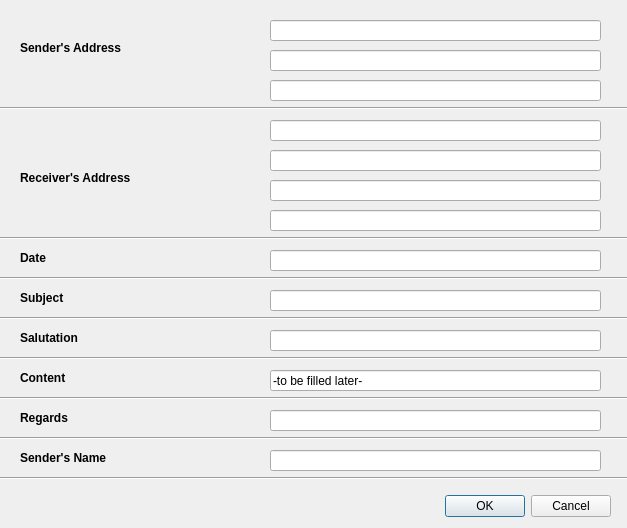
<?xml version="1.0" encoding="UTF-8"?>
<ui version="4.0">
 <class>Dialog</class>
 <widget class="QDialog" name="Dialog">
  <property name="geometry">
   <rect>
    <x>0</x>
    <y>0</y>
    <width>627</width>
    <height>528</height>
   </rect>
  </property>
  <property name="windowTitle">
   <string>Formal Letter</string>
  </property>
  <widget class="QDialogButtonBox" name="buttonBox">
   <property name="geometry">
    <rect>
     <x>270</x>
     <y>490</y>
     <width>341</width>
     <height>32</height>
    </rect>
   </property>
   <property name="orientation">
    <enum>Qt::Horizontal</enum>
   </property>
   <property name="standardButtons">
    <set>QDialogButtonBox::Cancel|QDialogButtonBox::Ok</set>
   </property>
  </widget>
  <widget class="Line" name="line_7">
   <property name="geometry">
    <rect>
     <x>-10</x>
     <y>430</y>
     <width>651</width>
     <height>16</height>
    </rect>
   </property>
   <property name="orientation">
    <enum>Qt::Horizontal</enum>
   </property>
  </widget>
  <widget class="Line" name="line_6">
   <property name="geometry">
    <rect>
     <x>-10</x>
     <y>390</y>
     <width>651</width>
     <height>16</height>
    </rect>
   </property>
   <property name="orientation">
    <enum>Qt::Horizontal</enum>
   </property>
  </widget>
  <widget class="QLineEdit" name="sendAddr2LineEdit">
   <property name="geometry">
    <rect>
     <x>270</x>
     <y>50</y>
     <width>331</width>
     <height>21</height>
    </rect>
   </property>
   <property name="text">
    <string/>
   </property>
  </widget>
  <widget class="QLineEdit" name="sendNameLineEdit">
   <property name="geometry">
    <rect>
     <x>270</x>
     <y>450</y>
     <width>331</width>
     <height>21</height>
    </rect>
   </property>
  </widget>
  <widget class="QLineEdit" name="recvAddr1LineEdit">
   <property name="geometry">
    <rect>
     <x>270</x>
     <y>150</y>
     <width>331</width>
     <height>21</height>
    </rect>
   </property>
  </widget>
  <widget class="QLineEdit" name="recvAddr2LineEdit">
   <property name="geometry">
    <rect>
     <x>270</x>
     <y>180</y>
     <width>331</width>
     <height>21</height>
    </rect>
   </property>
  </widget>
  <widget class="QLabel" name="label_4">
   <property name="geometry">
    <rect>
     <x>20</x>
     <y>170</y>
     <width>131</width>
     <height>16</height>
    </rect>
   </property>
   <property name="text">
    <string>&lt;html&gt;&lt;head/&gt;&lt;body&gt;&lt;p&gt;&lt;span style=&quot; font-weight:600;&quot;&gt;Receiver's Address&lt;/span&gt;&lt;/p&gt;&lt;/body&gt;&lt;/html&gt;</string>
   </property>
  </widget>
  <widget class="Line" name="line">
   <property name="geometry">
    <rect>
     <x>-10</x>
     <y>100</y>
     <width>651</width>
     <height>16</height>
    </rect>
   </property>
   <property name="orientation">
    <enum>Qt::Horizontal</enum>
   </property>
  </widget>
  <widget class="QLabel" name="label_8">
   <property name="geometry">
    <rect>
     <x>20</x>
     <y>370</y>
     <width>111</width>
     <height>16</height>
    </rect>
   </property>
   <property name="text">
    <string>&lt;html&gt;&lt;head/&gt;&lt;body&gt;&lt;p&gt;&lt;span style=&quot; font-weight:600;&quot;&gt;Content&lt;/span&gt;&lt;/p&gt;&lt;/body&gt;&lt;/html&gt;</string>
   </property>
  </widget>
  <widget class="QLineEdit" name="sendAddr3LineEdit">
   <property name="geometry">
    <rect>
     <x>270</x>
     <y>80</y>
     <width>331</width>
     <height>21</height>
    </rect>
   </property>
  </widget>
  <widget class="QLineEdit" name="salutationLineEdit">
   <property name="geometry">
    <rect>
     <x>270</x>
     <y>330</y>
     <width>331</width>
     <height>21</height>
    </rect>
   </property>
  </widget>
  <widget class="Line" name="line_5">
   <property name="geometry">
    <rect>
     <x>-10</x>
     <y>350</y>
     <width>651</width>
     <height>16</height>
    </rect>
   </property>
   <property name="orientation">
    <enum>Qt::Horizontal</enum>
   </property>
  </widget>
  <widget class="QLineEdit" name="dateLineEdit">
   <property name="geometry">
    <rect>
     <x>270</x>
     <y>250</y>
     <width>331</width>
     <height>21</height>
    </rect>
   </property>
  </widget>
  <widget class="Line" name="line_2">
   <property name="geometry">
    <rect>
     <x>-10</x>
     <y>230</y>
     <width>651</width>
     <height>16</height>
    </rect>
   </property>
   <property name="orientation">
    <enum>Qt::Horizontal</enum>
   </property>
  </widget>
  <widget class="QLineEdit" name="sendAddr1LineEdit">
   <property name="geometry">
    <rect>
     <x>270</x>
     <y>20</y>
     <width>331</width>
     <height>21</height>
    </rect>
   </property>
   <property name="text">
    <string/>
   </property>
  </widget>
  <widget class="Line" name="line_3">
   <property name="geometry">
    <rect>
     <x>-10</x>
     <y>270</y>
     <width>651</width>
     <height>16</height>
    </rect>
   </property>
   <property name="orientation">
    <enum>Qt::Horizontal</enum>
   </property>
  </widget>
  <widget class="QLineEdit" name="recvNameLineEdit">
   <property name="geometry">
    <rect>
     <x>270</x>
     <y>120</y>
     <width>331</width>
     <height>21</height>
    </rect>
   </property>
  </widget>
  <widget class="Line" name="line_4">
   <property name="geometry">
    <rect>
     <x>-10</x>
     <y>310</y>
     <width>651</width>
     <height>16</height>
    </rect>
   </property>
   <property name="orientation">
    <enum>Qt::Horizontal</enum>
   </property>
  </widget>
  <widget class="Line" name="line_8">
   <property name="geometry">
    <rect>
     <x>-20</x>
     <y>470</y>
     <width>651</width>
     <height>16</height>
    </rect>
   </property>
   <property name="orientation">
    <enum>Qt::Horizontal</enum>
   </property>
  </widget>
  <widget class="QLabel" name="label_6">
   <property name="geometry">
    <rect>
     <x>20</x>
     <y>290</y>
     <width>111</width>
     <height>16</height>
    </rect>
   </property>
   <property name="text">
    <string>&lt;html&gt;&lt;head/&gt;&lt;body&gt;&lt;p&gt;&lt;span style=&quot; font-weight:600;&quot;&gt;Subject&lt;/span&gt;&lt;/p&gt;&lt;/body&gt;&lt;/html&gt;</string>
   </property>
  </widget>
  <widget class="QLineEdit" name="subjectLineEdit">
   <property name="geometry">
    <rect>
     <x>270</x>
     <y>290</y>
     <width>331</width>
     <height>21</height>
    </rect>
   </property>
  </widget>
  <widget class="QLabel" name="label_5">
   <property name="geometry">
    <rect>
     <x>20</x>
     <y>250</y>
     <width>111</width>
     <height>16</height>
    </rect>
   </property>
   <property name="text">
    <string>&lt;html&gt;&lt;head/&gt;&lt;body&gt;&lt;p&gt;&lt;span style=&quot; font-weight:600;&quot;&gt;Date&lt;/span&gt;&lt;/p&gt;&lt;/body&gt;&lt;/html&gt;</string>
   </property>
  </widget>
  <widget class="QLineEdit" name="recvAddr3LineEdit">
   <property name="geometry">
    <rect>
     <x>270</x>
     <y>210</y>
     <width>331</width>
     <height>21</height>
    </rect>
   </property>
  </widget>
  <widget class="QLabel" name="label_3">
   <property name="geometry">
    <rect>
     <x>20</x>
     <y>40</y>
     <width>121</width>
     <height>16</height>
    </rect>
   </property>
   <property name="text">
    <string>&lt;html&gt;&lt;head/&gt;&lt;body&gt;&lt;p&gt;&lt;span style=&quot; font-weight:600;&quot;&gt;Sender's Address&lt;/span&gt;&lt;/p&gt;&lt;/body&gt;&lt;/html&gt;</string>
   </property>
  </widget>
  <widget class="QLineEdit" name="contentLineEdit">
   <property name="geometry">
    <rect>
     <x>270</x>
     <y>370</y>
     <width>331</width>
     <height>21</height>
    </rect>
   </property>
   <property name="text">
    <string>-to be filled later-</string>
   </property>
   <property name="readOnly">
    <bool>true</bool>
   </property>
  </widget>
  <widget class="QLabel" name="label_7">
   <property name="geometry">
    <rect>
     <x>20</x>
     <y>330</y>
     <width>111</width>
     <height>16</height>
    </rect>
   </property>
   <property name="text">
    <string>&lt;html&gt;&lt;head/&gt;&lt;body&gt;&lt;p&gt;&lt;span style=&quot; font-weight:600;&quot;&gt;Salutation&lt;/span&gt;&lt;/p&gt;&lt;/body&gt;&lt;/html&gt;</string>
   </property>
  </widget>
  <widget class="QLineEdit" name="regardsLineEdit">
   <property name="geometry">
    <rect>
     <x>270</x>
     <y>410</y>
     <width>331</width>
     <height>21</height>
    </rect>
   </property>
  </widget>
  <widget class="QLabel" name="label_9">
   <property name="geometry">
    <rect>
     <x>20</x>
     <y>410</y>
     <width>111</width>
     <height>16</height>
    </rect>
   </property>
   <property name="text">
    <string>&lt;html&gt;&lt;head/&gt;&lt;body&gt;&lt;p&gt;&lt;span style=&quot; font-weight:600;&quot;&gt;Regards&lt;/span&gt;&lt;/p&gt;&lt;/body&gt;&lt;/html&gt;</string>
   </property>
  </widget>
  <widget class="QLabel" name="label_10">
   <property name="geometry">
    <rect>
     <x>20</x>
     <y>450</y>
     <width>111</width>
     <height>16</height>
    </rect>
   </property>
   <property name="text">
    <string>&lt;html&gt;&lt;head/&gt;&lt;body&gt;&lt;p&gt;&lt;span style=&quot; font-weight:600;&quot;&gt;Sender's Name&lt;/span&gt;&lt;/p&gt;&lt;/body&gt;&lt;/html&gt;</string>
   </property>
  </widget>
 </widget>
 <resources/>
 <connections>
  <connection>
   <sender>buttonBox</sender>
   <signal>accepted()</signal>
   <receiver>Dialog</receiver>
   <slot>accept()</slot>
   <hints>
    <hint type="sourcelabel">
     <x>248</x>
     <y>254</y>
    </hint>
    <hint type="destinationlabel">
     <x>157</x>
     <y>274</y>
    </hint>
   </hints>
  </connection>
  <connection>
   <sender>buttonBox</sender>
   <signal>rejected()</signal>
   <receiver>Dialog</receiver>
   <slot>reject()</slot>
   <hints>
    <hint type="sourcelabel">
     <x>316</x>
     <y>260</y>
    </hint>
    <hint type="destinationlabel">
     <x>286</x>
     <y>274</y>
    </hint>
   </hints>
  </connection>
 </connections>
</ui>
